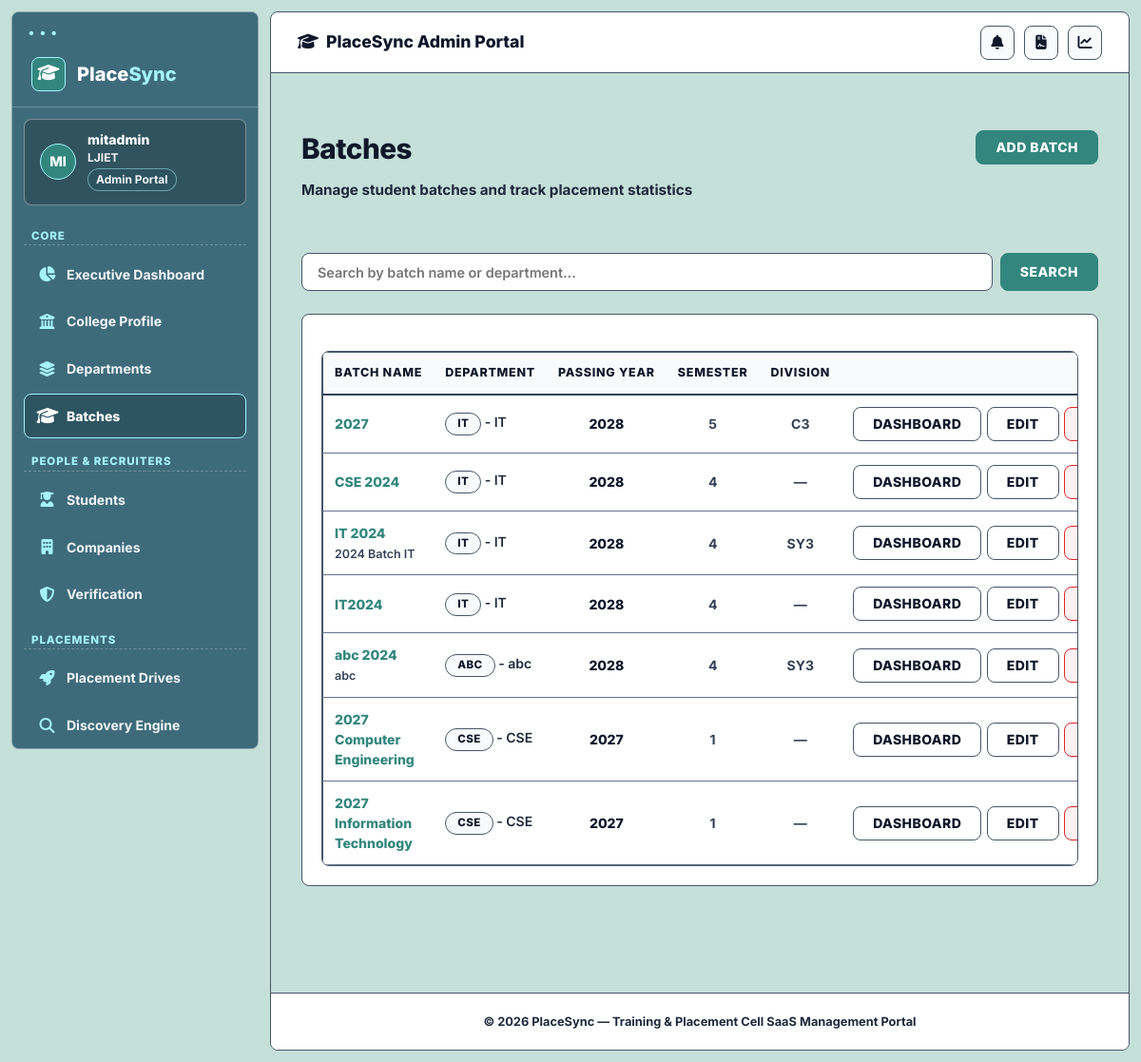
/batches/ (signed in), run on the app's committed database.
### accounts/models.py (models this page shows, shortened)
class User(AbstractUser):
    class Role(models.TextChoices):
        COLLEGE_ADMIN = 'COLLEGE_ADMIN', 'College Admin'
        STUDENT = 'STUDENT', 'Student'
    role = models.CharField(
        max_length=20,
        choices=Role.choices,
        default=Role.STUDENT
    )
    college = models.ForeignKey(
        'colleges.College',
        on_delete=models.SET_NULL,
        null=True,
        blank=True,
        related_name='users'
    )
    must_change_password = models.BooleanField(default=False)

### colleges/models.py (models this page shows, shortened)
class College(models.Model):
    name = models.CharField(max_length=255, unique=True)
    code = models.CharField(max_length=50, unique=True, help_text="Unique college code or abbreviation")
    address = models.TextField(blank=True)
    website = models.URLField(blank=True)
    created_at = models.DateTimeField(auto_now_add=True)
    logo = models.ImageField(upload_to='college_logos/', blank=True, null=True)
    university = models.CharField(max_length=255, blank=True)
    email = models.EmailField(blank=True)
    phone = models.CharField(max_length=20, blank=True)
    linkedin = models.URLField(blank=True, verbose_name="LinkedIn")
    twitter = models.URLField(blank=True, verbose_name="Twitter")
    instagram = models.URLField(blank=True, verbose_name="Instagram")

### batches/models.py (models this page shows, shortened)
class Batch(models.Model):
    department = models.ForeignKey(
        'departments.Department',
        on_delete=models.CASCADE,
        related_name='batches'
    )
    name = models.CharField(
        max_length=255,
        help_text="e.g. 2027 Information Technology"
    )
    graduation_year = models.PositiveIntegerField(
        help_text="e.g. 2027"
    )
    semester = models.PositiveSmallIntegerField(
        default=1,
        help_text="Current Semester (e.g. 1 to 8)"
    )
    division = models.CharField(
        max_length=50,
        blank=True,
        help_text="e.g. Division A"
    )
    description = models.TextField(blank=True)
    created_at = models.DateTimeField(auto_now_add=True)
    class Meta:
        constraints = [
            models.UniqueConstraint(
                fields=['department', 'name'],
                name='unique_department_batch_name'
            ),
        ]
        ordering = ['-graduation_year', 'name']

### departments/models.py (models this page shows, shortened)
class Department(models.Model):
    college = models.ForeignKey(
        'colleges.College',
        on_delete=models.CASCADE,
        related_name='departments'
    )
    name = models.CharField(max_length=255)
    code = models.CharField(
        max_length=50,
        help_text="e.g. CSE, ECE, ME"
    )
    description = models.TextField(blank=True)
    department_head = models.CharField(
        max_length=255,
        blank=True,
        help_text="Name of Head of Department"
    )
    created_at = models.DateTimeField(auto_now_add=True)
    class Meta:
        constraints = [
            models.UniqueConstraint(
                fields=['college', 'code'],
                name='unique_college_department_code'
            ),
            models.UniqueConstraint(
                fields=['college', 'name'],
                name='unique_college_department_name'
            ),
        ]

### batches/views.py (the view)
# urls.py: path('', BatchListView.as_view(), name='list'),
class BatchListView(LoginRequiredMixin, View):
    template_name = 'batches/batch_list.html'
    def get(self, request, *args, **kwargs):
        college = request.user.college
        if not college:
            raise Http404("No college associated with your account.")
        batches = Batch.objects.filter(department__college=college).order_by('-graduation_year', 'name')
        q = request.GET.get('q', '').strip()
        if q:
            batches = batches.filter(
                Q(name__icontains=q) |
                Q(department__name__icontains=q) |
                Q(department__code__icontains=q)
            )
        return render(request, self.template_name, {
            'batches': batches,
            'q': q
        })

### staff_permissions/templatetags/staff_tags.py (called while the page is built)
@register.filter(name='has_perm_filter')
def has_perm_filter(user, permission_name):
    if not user or not user.is_authenticated:
        return False
    return has_staff_permission(user, permission_name)

@register.filter(name='is_college_admin_filter')
def is_college_admin_filter(user):
    if not user or not user.is_authenticated:
        return False
    return is_college_admin(user)

### staff_permissions/utils.py (called while the page is built, shortened)
def is_college_admin(user):
    if not user.is_authenticated:
        return False
    if user.is_superuser:
        return True
    if getattr(user, 'role', '') == 'COLLEGE_ADMIN':
        return not hasattr(user, 'staff_profile')
    return False

def has_staff_permission(user, permission_name):
    if not user.is_authenticated:
        return False
    if is_college_admin(user):
        return True

### templates/batches/batch_list.html (shortened to what this page needs)
{% extends 'base.html' %}
{% block content %}
<div class="container" style="flex: 1; padding-top: 2rem; padding-bottom: 3rem;">
    <div class="sp-page-header" style="margin-bottom: 1.5rem;">
        <div>
            <h1 class="sp-page-title">Batches</h1>
            <p class="sp-page-subtitle">Manage student batches and track placement statistics</p>
        </div>
        <div>
            <a href="{% url 'batches:create' %}" class="sp-btn sp-btn-primary" style="font-weight:800;">Add Batch</a>
        </div>
    </div>
    <form method="get" class="search-bar" style="margin-bottom:1.5rem; display:flex; gap:0.5rem;">
        <input type="text" name="q" value="{{ q }}" placeholder="Search by batch name or department..." class="sp-form-control" style="font-size: 0.9rem; font-weight:600; flex:1;">
        <button type="submit" class="sp-btn sp-btn-primary" style="padding: 0.75rem 1.25rem; font-weight:800;">Search</button>
    </form>
    {% if batches %}
        <div class="sp-card" style="background:#FFFFFF !important; border:1.5px solid #475569 !important; padding:1.25rem; border-radius:8px;">
            <div class="table-wrapper">
                <div class="table-responsive">
                    <table class="sp-table" style="width:100%; border-collapse:collapse;">
                        <thead>
                            <tr style="background:#F8FAFC; border-bottom:1.5px solid #475569;">
                                <th style="width: 25%; padding:0.75rem; color:#0F172A !important; font-weight:800; text-align:left;">Batch Name</th>
                                <th style="width: 20%; padding:0.75rem; color:#0F172A !important; font-weight:800; text-align:left;">Department</th>
                                <th style="width: 12%; padding:0.75rem; color:#0F172A !important; font-weight:800; text-align: center;">Passing Year</th>
                                <th style="width: 10%; padding:0.75rem; color:#0F172A !important; font-weight:800; text-align: center;">Semester</th>
                                <th style="width: 10%; padding:0.75rem; color:#0F172A !important; font-weight:800; text-align: center;">Division</th>
                                <th style="width: 23%; padding:0.75rem; color:#0F172A !important; font-weight:800; text-align: right;">Actions</th>
                            </tr>
                        </thead>
                        <tbody>
                            {% for batch in batches %}
                                <tr style="border-bottom:1px solid #CBD5E1;">
                                    <td style="padding:0.75rem; color: #0F172A !important; font-weight: 800;">
                                        <a href="{% url 'batches:dashboard' pk=batch.pk %}" style="color: #32867D !important; text-decoration: none; font-weight:800;">
                                            {{ batch.name }}
                                        </a>
                                        {% if batch.description %}
                                            <div style="font-size:0.78rem; color:#334155 !important; font-weight:600; margin-top:3px; max-width:300px; overflow:hidden; text-overflow:ellipsis; white-space:nowrap;">
                                                {{ batch.description }}
                                            </div>
                                        {% endif %}
                                    </td>
                                    <td style="padding:0.75rem; color:#1E293B !important; font-weight:600;">
                                        <span class="sp-badge sp-badge-violet">{{ batch.department.code }}</span> - {{ batch.department.name }}
                                    </td>
                                    <td style="padding:0.75rem; text-align: center; color: #0F172A !important; font-weight:800;">
                                        {{ batch.graduation_year }}
                                    </td>
                                    <td style="padding:0.75rem; text-align: center; color: #334155 !important; font-weight: 700;">
                                        {{ batch.semester }}
                                    </td>
                                    <td style="padding:0.75rem; text-align: center; color: #334155 !important; font-weight: 700;">
                                        {% if batch.division %}{{ batch.division }}{% else %}—{% endif %}
                                    </td>
                                    <td style="padding:0.75rem;">
                                        <div class="table-actions" style="display:flex; justify-content: flex-end; gap:0.35rem;">
                                            <a href="{% url 'batches:dashboard' pk=batch.pk %}" class="sp-btn sp-btn-secondary sp-btn-xs" style="border:1.5px solid #475569 !important; font-weight:800;">Dashboard</a>
                                            <a href="{% url 'batches:edit' pk=batch.pk %}" class="sp-btn sp-btn-secondary sp-btn-xs" style="border:1.5px solid #475569 !important; font-weight:800;">Edit</a>
                                            <a href="{% url 'batches:delete' pk=batch.pk %}" class="sp-btn sp-btn-danger sp-btn-xs" style="background:#FEF2F2 !important; color:#DC2626 !important; border:1.5px solid #DC2626 !important; font-weight:800;">Delete</a>
                                        </div>
                                    </td>
                                </tr>
                            {% endfor %}
                        </tbody>
                    </table>
                </div>
            </div>
        </div>
    {% endif %}
</div>
{% endblock %}

### templates/base.html (shortened to what this page needs)
{% load static %}
{% load staff_tags %}
<!DOCTYPE html>
<html lang="en">
<head>
    <link rel="stylesheet" href="https://cdnjs.cloudflare.com/ajax/libs/font-awesome/6.5.1/css/all.min.css" />
    <link rel="stylesheet" href="{% static 'css/student.css' %}?v=7.0">
    <link rel="stylesheet" href="{% static 'css/style.css' %}?v=7.0">
</head>
<body class="page-dashboard">
{% if user.is_authenticated %}
<div class="sp-layout">
    <aside class="sp-sidebar" role="navigation" aria-label="College Admin navigation">
        <a href="{% url 'dashboard:index' %}" class="sp-brand">
            <div class="sp-brand-icon"><i class="fa-solid fa-graduation-cap"></i></div>
            <div class="sp-brand-text">Place<span>Sync</span></div>
        </a>
        <div class="sp-identity">
            <div class="sp-avatar">{{ user.username|slice:":2"|upper }}</div>
            <div>
                <div class="sp-identity-name">{{ user.username }}</div>
                <div class="sp-identity-roll">{% if user.college %}{{ user.college.code }}{% else %}PlaceSync{% endif %}</div>
                <div class="sp-identity-badge">Admin Portal</div>
            </div>
        </div>
        {% if request.user|has_perm_filter:"dashboard.view" or request.user|has_perm_filter:"system_settings.view" %}
        <div class="sp-section">
            <div class="sp-section-label">Core</div>
            <ul class="sp-nav">
                {% if request.user|has_perm_filter:"dashboard.view" %}
                <li><a href="{% url 'dashboard:index' %}" class="sp-link "><span class="sp-link-icon"><i class="fa-solid fa-chart-pie"></i></span> Executive Dashboard</a></li>
                {% endif %}
                {% if request.user|has_perm_filter:"system_settings.view" %}
                <li><a href="{% url 'colleges:profile_detail' %}" class="sp-link "><span class="sp-link-icon"><i class="fa-solid fa-building-columns"></i></span> College Profile</a></li>
                <li><a href="{% url 'departments:list' %}" class="sp-link "><span class="sp-link-icon"><i class="fa-solid fa-layer-group"></i></span> Departments</a></li>
                <li><a href="{% url 'batches:list' %}" class="sp-link {% if request.resolver_match.namespace == 'batches' %}active{% endif %}"><span class="sp-link-icon"><i class="fa-solid fa-graduation-cap"></i></span> Batches</a></li>
                {% endif %}
            </ul>
        </div>
        {% endif %}
        {% if request.user|has_perm_filter:"students.view" or request.user|has_perm_filter:"opportunity_discovery.view" %}
        <div class="sp-section">
            <div class="sp-section-label">People &amp; Recruiters</div>
            <ul class="sp-nav">
                {% if request.user|has_perm_filter:"students.view" %}
                <li><a href="{% url 'students:list' %}" class="sp-link {% if request.resolver_match.namespace == 'students' %}active{% endif %}"><span class="sp-link-icon"><i class="fa-solid fa-user-graduate"></i></span> Students</a></li>
                {% endif %}
                {% if request.user|has_perm_filter:"opportunity_discovery.view" %}
                <li><a href="{% url 'companies:list' %}" class="sp-link "><span class="sp-link-icon"><i class="fa-solid fa-building"></i></span> Companies</a></li>
                <li><a href="{% url 'companies:verification_dashboard' %}" class="sp-link "><span class="sp-link-icon"><i class="fa-solid fa-shield-halved"></i></span> Verification</a></li>
                {% endif %}
            </ul>
        </div>
        {% endif %}
        {% if request.user|has_perm_filter:"placement_drives.view" or request.user|has_perm_filter:"opportunity_discovery.view" %}
        <div class="sp-section">
            <div class="sp-section-label">Placements</div>
            <ul class="sp-nav">
                {% if request.user|has_perm_filter:"placement_drives.view" %}
                <li><a href="{% url 'placements:list' %}" class="sp-link "><span class="sp-link-icon"><i class="fa-solid fa-rocket"></i></span> Placement Drives</a></li>
                {% endif %}
                {% if request.user|has_perm_filter:"opportunity_discovery.view" %}
                <li><a href="{% url 'opportunities:list' %}" class="sp-link "><span class="sp-link-icon"><i class="fa-solid fa-magnifying-glass"></i></span> Discovery Engine</a></li>
                {% endif %}
            </ul>
        </div>
        {% endif %}
    </aside>
    <div class="sp-main">
        <header class="sp-topbar">
            <span class="sp-topbar-title">
                <span><i class="fa-solid fa-graduation-cap"></i></span> {% block topbar_title %}PlaceSync Admin Portal{% endblock %}
            </span>
            <div class="sp-topbar-right">
                <a href="{% url 'communication:notifications' %}" class="sp-topbar-btn" title="Notifications">
                    <i class="fa-solid fa-bell"></i>
                </a>
                <a href="{% url 'reports:dashboard' %}" class="sp-topbar-btn" title="Reports"><i class="fa-solid fa-file-contract"></i></a>
                <a href="{% url 'analytics:dashboard' %}" class="sp-topbar-btn" title="Analytics"><i class="fa-solid fa-chart-line"></i></a>
            </div>
        </header>
        <main class="sp-content" id="main-content">
{% endif %}
{% block content %}{% endblock %}
{% if user.is_authenticated %}
        </main>
        <footer class="sp-page-footer">
            &copy; 2026 PlaceSync &mdash; Training &amp; Placement Cell SaaS Management Portal
        </footer>
    </div>
</div>
{% else %}
</div>
{% endif %}
</body>
</html>

### data on the page
User: username "MI", username "mitadmin", college.code "LJIET"
Batch: name "2027", department.code "IT", department.name "IT", graduation_year "2028", semester "5", division "C3"
Batch: name "CSE 2024", department.code "IT", department.name "IT", graduation_year "2028", semester "4"
Batch: name "IT 2024", description "2024 Batch IT", department.code "IT", department.name "IT", graduation_year "2028", semester "4", division "SY3"
Batch: name "IT2024", department.code "IT", department.name "IT", graduation_year "2028", semester "4"
Batch: name "abc 2024", description "abc", department.code "ABC", department.name "abc", graduation_year "2028", semester "4", division "SY3"
Batch: name "2027 Computer Engineering", department.code "CSE", department.name "CSE", graduation_year "2027", semester "1"
Batch: name "2027 Information Technology", department.code "CSE", department.name "CSE", graduation_year "2027", semester "1"
